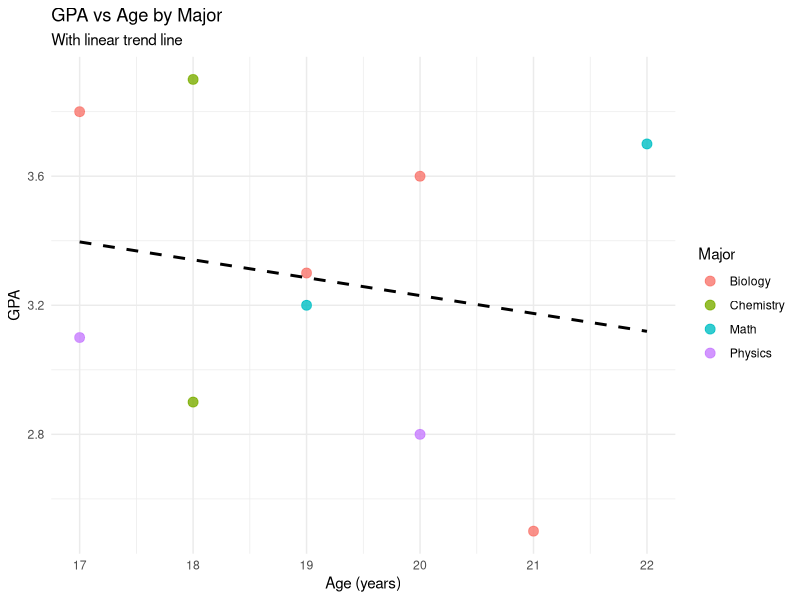
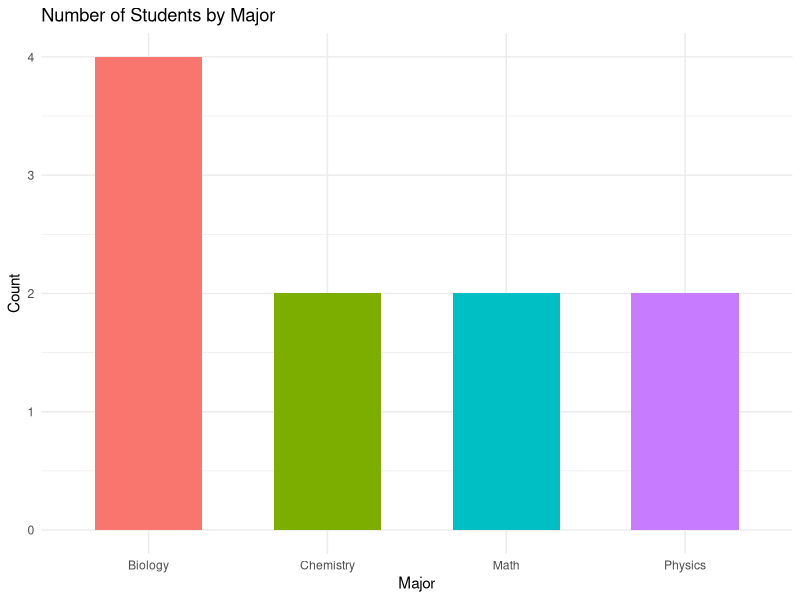
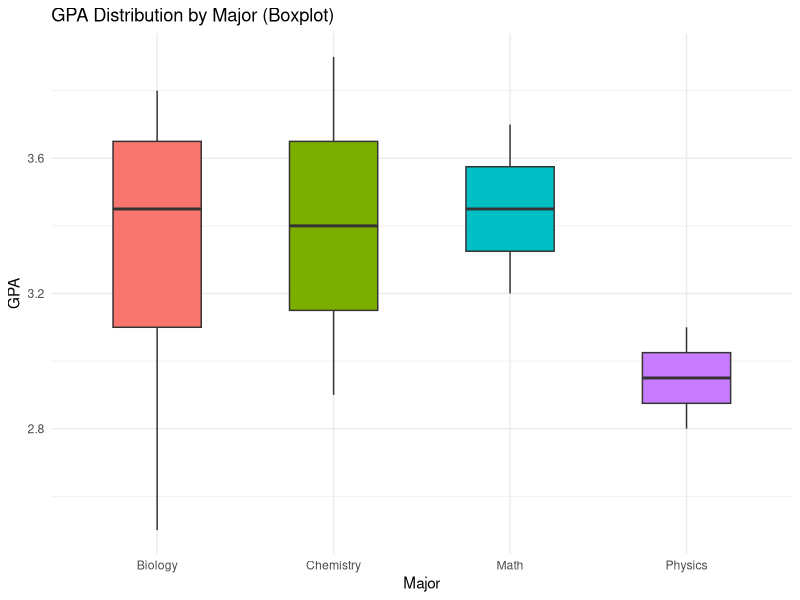

Reproduce these figures in R, in order.
##################################################
# 03_ggplot2_basics.R
##################################################

library(ggplot2)
library(readr)
library(dplyr)

# ---- Load data ----
students <- read_csv("student_info.csv")

##################################################
# 1. Scatter Plot: GPA vs Age with color and trend
##################################################

ggplot(students, aes(x = Age, y = GPA, color = Major)) +
  geom_point(size = 3, alpha = 0.8) +
  geom_smooth(method = "lm", se = FALSE, linetype = "dashed", color = "black") +
  labs(
    title = "GPA vs Age by Major",
    subtitle = "With linear trend line",
    x = "Age (years)",
    y = "GPA",
    color = "Major"
  ) +
  theme_minimal()

##################################################
# 2. Bar Plot: Count of Students by Major
##################################################

ggplot(students, aes(x = Major, fill = Major)) +
  geom_bar(width = 0.6) +
  labs(
    title = "Number of Students by Major",
    x = "Major",
    y = "Count"
  ) +
  theme_minimal() +
  theme(legend.position = "none")

##################################################
# 3. Box Plot: GPA by Major
##################################################

ggplot(students, aes(x = Major, y = GPA, fill = Major)) +
  geom_boxplot(width = 0.5, outlier.color = "red", outlier.shape = 16) +
  labs(
    title = "GPA Distribution by Major (Boxplot)",
    x = "Major",
    y = "GPA"
  ) +
  theme_minimal() +
  theme(legend.position = "none")
